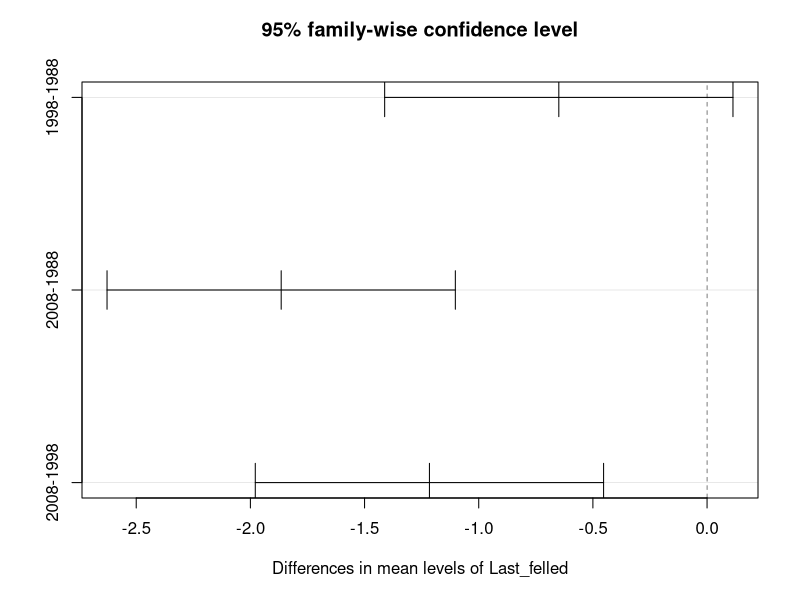
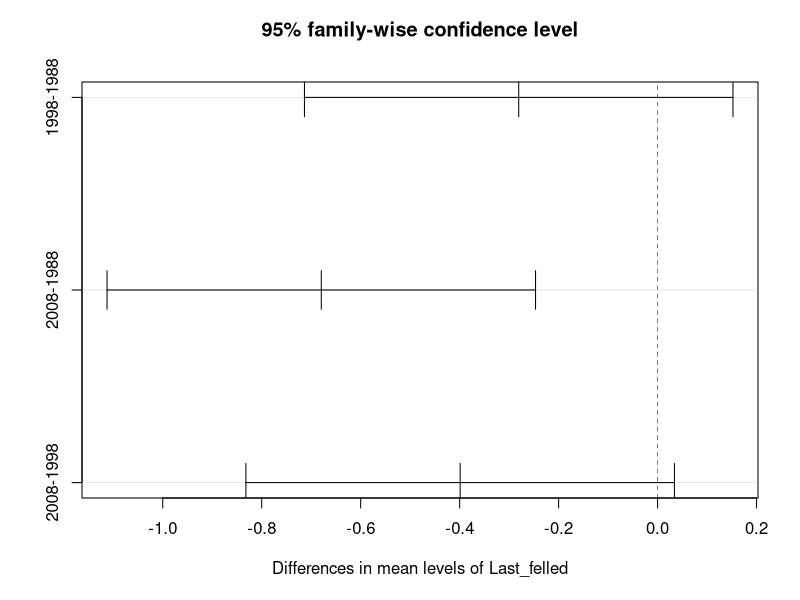
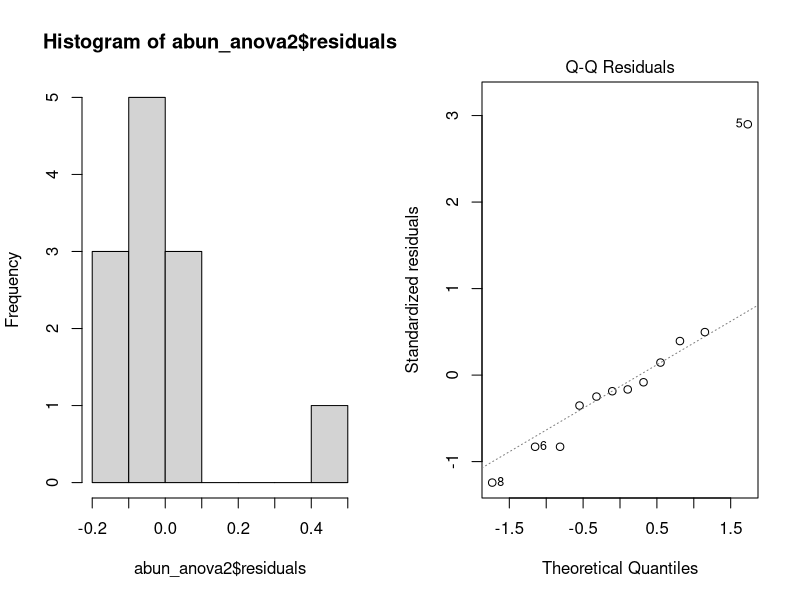
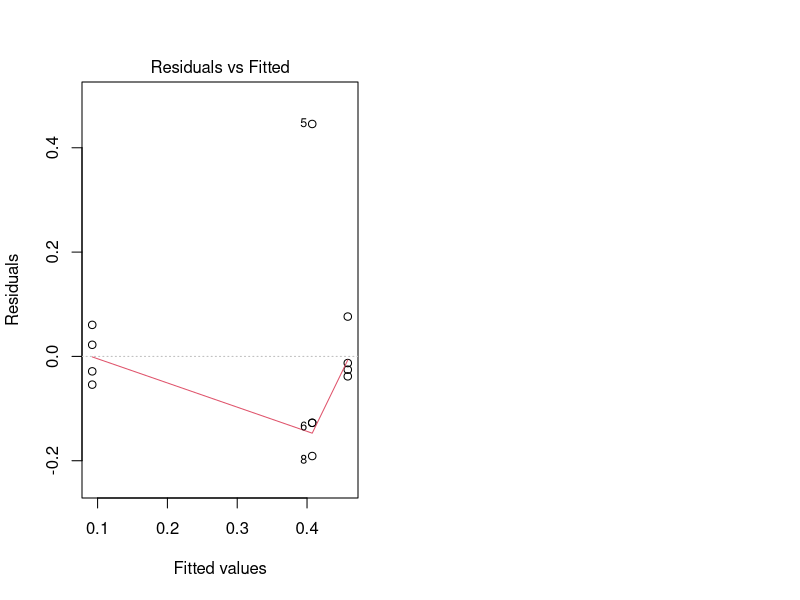

Write R code to recreate these figures, in order. (Note: this script raises an error after producing the figures.)
#Laura Barraclough
#Started: 13/02/2022
#email: s1729795@ed.ac.uk

# This script aims to conduct an Analysis of Variance (ANOVA) test on hypothesis 1
# based on the script from Coding Club Tutorials and documents provided for Professional
# skills for ecologists.

# Workflow:
# 1. Load libraries and data frame
# 2. State research question and variables
# 3. State hypothesis
# 4. Data formatting
# 5. One-way ANOVA
#   (i) Mean Abundance
#   (ii) Margalef's index
#   (iii) Menhinick's index
#   (iv) Simpson's index
# 6. Check assumptions
# shapiro test


# 1. Load libraries and data frame ----
library(tidyverse)


setwd("C:/Users/lcbar/OneDrive/Documents/Dissertation_proj/undergrad_dissertation/species_indices")
sum_data <- read.csv("sum_data_noants3.csv")
View(sum_data)

# 2. Research questions and variables ----
  # Research question: How do the different indices for richness
  # and evenness vary with felling year.

  # Response variable is the various richness indices
  # Explanatory variable

# 3. State hypothesis ----
  # All species richness and evenness indices will be significantly higher in 1988
  # than those in 2008. 

# 4. Data formatting ----
View(sum_data)
str(sum_data)
  #Last_felled needs to be a vector
sum_data$Last_felled <- as.factor(as.character(sum_data$Last_felled))


# 5. One-way ANOVA ----
#   (i)
abun_anova2 <- aov(Abun_per_area ~ Last_felled, data = sum_data)
summary(abun_anova2)
# this is count data so cannot be used for ANOVA. Divide by size of plot m^2

#   (ii)
marg_anova <- aov(Margalefs_RI ~ Last_felled, data = sum_data)
summary(marg_anova)
# Significant so will do a post hoc test (Tukey test)
plot(TukeyHSD(marg_anova)) #this hows that 1988 and 1998 are similar but there
# is a difference between 1988 and 2008.

#   (iii)
mehn_anova <- aov(Menhinicks_RI ~ Last_felled, data = sum_data)
summary(mehn_anova)
# Significant so will do a post hoc test (Tukey test)
plot(TukeyHSD(mehn_anova))

#   (iv)
simp_anova <- aov(Simpsons_EI ~ Last_felled, data = sum_data)
summary(simp_anova)

# 6. Check assumptions ----
  #Assumptions are: data are normally distributes, varainces are homogenous, and observations are independant
# (i) Abundance
# Checking for normality
par(mfrow = c(1,2))
hist(abun_anova2$residuals)
#residuals aren't quite normally distributed.
plot(abun_anova2, which = 2)

# Checking for homoscedasticity  (homogeneity of variances)
plot(abun_anova2, which = 1)
#data is homoscedastic

shapiro.test(sum_data2$Abun_per_area)
# W = 0.85031, p-value = 0.03704


# (ii) Margalefs
par(mfrow = c(1,2))
hist(marg_anova$residuals)
plot(marg_anova, which = 2)
#data is normally distributed but the points don't quite lie on the q-q plot line

# Checking for homoscedasticity  (homogeneity of variances)
plot(marg_anova, which = 1)
#data is homoscedastic

shapiro.test(sum_data2$Margalefs_RI)
#W = 0.87818, p-value = 0.08307

# (iii) Menhinicks
par(mfrow = c(1,2))
hist(mehn_anova$residuals)
plot(mehn_anova, which = 2)
#distribution looks slighlty skewed to the left but the qq plot looks good
# Checking for homoscedasticity  (homogeneity of variances)
plot(mehn_anova, which = 1)
#points may not be homoscedastic

shapiro.test(sum_data2$Menhinicks_RI)
#W = 0.95371, p-value = 0.6917

# (iv) Simpsons
par(mfrow = c(1,2))
hist(simp_anova$residuals)
plot(simp_anova, which = 2)
#distribution is skewed to the left but points lie on the qq
# Checking for homoscedasticity  (homogeneity of variances)
plot(simp_anova, which = 1)

shapiro.test(sum_data2$Simpsons_EI)
#W = 0.84643, p-value = 0.03318